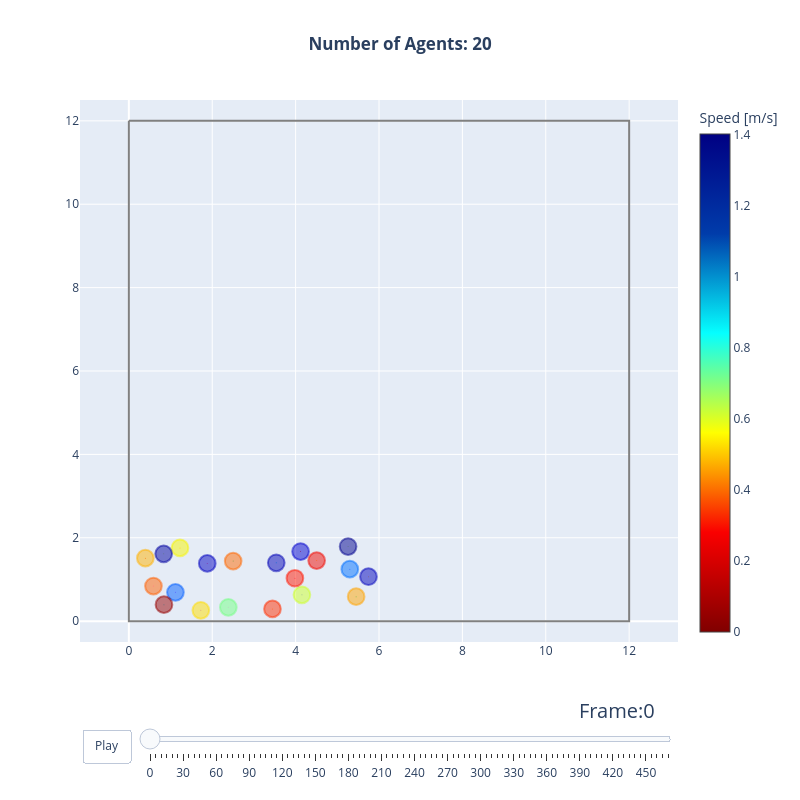

Source (notebook cell):
### Code cell
from jupedsim.internal.notebook_utils import animate, read_sqlite_file

trajectory_data, walkable_area = read_sqlite_file(trajectory_file)
animate(trajectory_data, walkable_area, every_nth_frame=5)

### Figure 1 — Plotly figure (JSON) as saved in the notebook; plotly's stock layout.template omitted (floating-point values rounded to 4 significant figures)
{"data": [{"hoverinfo": "name", "line": {"color": "grey"}, "mode": "lines", "name": "Exterior", "showlegend": false, "type": "scatter", "x": [0.0, 0.0, 12.0, 12.0, 0.0], "y": [12.0, 0.0, 0.0, 12.0, 12.0]}, {"hoverinfo": "none", "marker": {"cmax": 1.401, "cmin": 0, "color": [0.3196, 1.108, 0.5198, 0.07874, 1.323, 1.38, 0.3108, 1.328, 0.5919, 1.306, 0.406, 0.4896, 0.2329, 1.336, 0.2047, 1.362, 0.7358, 0.1839, 1.083, 0.424], "colorbar": {"title": {"text": "Speed [m/s]"}}, "colorscale": [[0, "rgb(128,0,0)"], [0.2, "rgb(250,0,0)"], [0.4, "rgb(255,255,0)"], [0.6, "rgb(5,255,255)"], [0.8, "rgb(0,60,170)"], [1, "rgb(0,0,131)"]], "size": [0.4, 0.4, 0.4, 0.4, 0.4, 0.4, 0.4, 0.4, 0.4, 0.4, 0.4, 0.4, 0.4, 0.4, 0.4, 0.4, 0.4, 0.4, 0.4, 0.4]}, "mode": "markers", "showlegend": false, "text": [0.3196, 1.108, 0.5198, 0.07874, 1.323, 1.38, 0.3108, 1.328, 0.5919, 1.306, 0.406, 0.4896, 0.2329, 1.336, 0.2047, 1.362, 0.7358, 0.1839, 1.083, 0.424], "type": "scatter", "x": [2.502, 1.118, 1.227, 0.8423, 1.881, 5.258, 0.5901, 5.747, 4.151, 4.119, 5.452, 1.727, 3.445, 3.536, 3.983, 0.8357, 2.386, 4.505, 5.3, 0.396], "y": [1.441, 0.6911, 1.756, 0.3962, 1.385, 1.789, 0.8422, 1.066, 0.631, 1.669, 0.5872, 0.2601, 0.2935, 1.4, 1.03, 1.615, 0.3307, 1.452, 1.247, 1.511]}, {"hoverinfo": "text", "marker": {"opacity": 1, "size": 1}, "mode": "markers", "showlegend": false, "text": ["ID: 121, Pos(2.50,1.44)"], "type": "scatter", "x": [2.502], "y": [1.441]}, {"hoverinfo": "text", "marker": {"opacity": 1, "size": 1}, "mode": "markers", "showlegend": false, "text": ["ID: 122, Pos(1.12,0.69)"], "type": "scatter", "x": [1.118], "y": [0.6911]}, {"hoverinfo": "text", "marker": {"opacity": 1, "size": 1}, "mode": "markers", "showlegend": false, "text": ["ID: 123, Pos(1.23,1.76)"], "type": "scatter", "x": [1.227], "y": [1.756]}, {"hoverinfo": "text", "marker": {"opacity": 1, "size": 1}, "mode": "markers", "showlegend": false, "text": ["ID: 124, Pos(0.84,0.40)"], "type": "scatter", "x": [0.8423], "y": [0.3962]}, {"hoverinfo": "text", "marker": {"opacity": 1, "size": 1}, "mode": "markers", "showlegend": false, "text": ["ID: 125, Pos(1.88,1.38)"], "type": "scatter", "x": [1.881], "y": [1.385]}, {"hoverinfo": "text", "marker": {"opacity": 1, "size": 1}, "mode": "markers", "showlegend": false, "text": ["ID: 126, Pos(5.26,1.79)"], "type": "scatter", "x": [5.258], "y": [1.789]}, {"hoverinfo": "text", "marker": {"opacity": 1, "size": 1}, "mode": "markers", "showlegend": false, "text": ["ID: 127, Pos(0.59,0.84)"], "type": "scatter", "x": [0.5901], "y": [0.8422]}, {"hoverinfo": "text", "marker": {"opacity": 1, "size": 1}, "mode": "markers", "showlegend": false, "text": ["ID: 128, Pos(5.75,1.07)"], "type": "scatter", "x": [5.747], "y": [1.066]}, {"hoverinfo": "text", "marker": {"opacity": 1, "size": 1}, "mode": "markers", "showlegend": false, "text": ["ID: 129, Pos(4.15,0.63)"], "type": "scatter", "x": [4.151], "y": [0.631]}, {"hoverinfo": "text", "marker": {"opacity": 1, "size": 1}, "mode": "markers", "showlegend": false, "text": ["ID: 130, Pos(4.12,1.67)"], "type": "scatter", "x": [4.119], "y": [1.669]}, {"hoverinfo": "text", "marker": {"opacity": 1, "size": 1}, "mode": "markers", "showlegend": false, "text": ["ID: 131, Pos(5.45,0.59)"], "type": "scatter", "x": [5.452], "y": [0.5872]}, {"hoverinfo": "text", "marker": {"opacity": 1, "size": 1}, "mode": "markers", "showlegend": false, "text": ["ID: 132, Pos(1.73,0.26)"], "type": "scatter", "x": [1.727], "y": [0.2601]}, {"hoverinfo": "text", "marker": {"opacity": 1, "size": 1}, "mode": "markers", "showlegend": false, "text": ["ID: 133, Pos(3.44,0.29)"], "type": "scatter", "x": [3.445], "y": [0.2935]}, {"hoverinfo": "text", "marker": {"opacity": 1, "size": 1}, "mode": "markers", "showlegend": false, "text": ["ID: 134, Pos(3.54,1.40)"], "type": "scatter", "x": [3.536], "y": [1.4]}, {"hoverinfo": "text", "marker": {"opacity": 1, "size": 1}, "mode": "markers", "showlegend": false, "text": ["ID: 135, Pos(3.98,1.03)"], "type": "scatter", "x": [3.983], "y": [1.03]}, {"hoverinfo": "text", "marker": {"opacity": 1, "size": 1}, "mode": "markers", "showlegend": false, "text": ["ID: 136, Pos(0.84,1.61)"], "type": "scatter", "x": [0.8357], "y": [1.615]}, {"hoverinfo": "text", "marker": {"opacity": 1, "size": 1}, "mode": "markers", "showlegend": false, "text": ["ID: 137, Pos(2.39,0.33)"], "type": "scatter", "x": [2.386], "y": [0.3307]}, {"hoverinfo": "text", "marker": {"opacity": 1, "size": 1}, "mode": "markers", "showlegend": false, "text": ["ID: 138, Pos(4.50,1.45)"], "type": "scatter", "x": [4.505], "y": [1.452]}, {"hoverinfo": "text", "marker": {"opacity": 1, "size": 1}, "mode": "markers", "showlegend": false, "text": ["ID: 139, Pos(5.30,1.25)"], "type": "scatter", "x": [5.3], "y": [1.247]}, {"hoverinfo": "text", "marker": {"opacity": 1, "size": 1}, "mode": "markers", "showlegend": false, "text": ["ID: 140, Pos(0.40,1.51)"], "type": "scatter", "x": [0.396], "y": [1.511]}], "layout": {"autosize": false, "height": 800, "shapes": [{"fillcolor": "rgba(255, 104, 0, 0.5)", "line": {"color": "rgba(255, 104, 0, 0.5)"}, "type": "circle", "x0": 2.302, "x1": 2.702, "xref": "x", "y0": 1.241, "y1": 1.641, "yref": "y"}, {"fillcolor": "rgba(0, 93, 255, 0.5)", "line": {"color": "rgba(0, 93, 255, 0.5)"}, "type": "circle", "x0": 0.9176, "x1": 1.318, "xref": "x", "y0": 0.4911, "y1": 0.8911, "yref": "y"}, {"fillcolor": "rgba(248, 245, 0, 0.5)", "line": {"color": "rgba(248, 245, 0, 0.5)"}, "type": "circle", "x0": 1.027, "x1": 1.427, "xref": "x", "y0": 1.556, "y1": 1.956, "yref": "y"}, {"fillcolor": "rgba(150, 0, 0, 0.5)", "line": {"color": "rgba(150, 0, 0, 0.5)"}, "type": "circle", "x0": 0.6423, "x1": 1.042, "xref": "x", "y0": 0.1962, "y1": 0.5962, "yref": "y"}, {"fillcolor": "rgba(0, 0, 191, 0.5)", "line": {"color": "rgba(0, 0, 191, 0.5)"}, "type": "circle", "x0": 1.681, "x1": 2.081, "xref": "x", "y0": 1.185, "y1": 1.585, "yref": "y"}, {"fillcolor": "rgba(0, 0, 141, 0.5)", "line": {"color": "rgba(0, 0, 141, 0.5)"}, "type": "circle", "x0": 5.058, "x1": 5.458, "xref": "x", "y0": 1.589, "y1": 1.989, "yref": "y"}, {"fillcolor": "rgba(255, 96, 0, 0.5)", "line": {"color": "rgba(255, 96, 0, 0.5)"}, "type": "circle", "x0": 0.3901, "x1": 0.7901, "xref": "x", "y0": 0.6422, "y1": 1.042, "yref": "y"}, {"fillcolor": "rgba(0, 0, 187, 0.5)", "line": {"color": "rgba(0, 0, 187, 0.5)"}, "type": "circle", "x0": 5.547, "x1": 5.947, "xref": "x", "y0": 0.8663, "y1": 1.266, "yref": "y"}, {"fillcolor": "rgba(206, 255, 41, 0.5)", "line": {"color": "rgba(206, 255, 41, 0.5)"}, "type": "circle", "x0": 3.951, "x1": 4.351, "xref": "x", "y0": 0.431, "y1": 0.831, "yref": "y"}, {"fillcolor": "rgba(0, 0, 205, 0.5)", "line": {"color": "rgba(0, 0, 205, 0.5)"}, "type": "circle", "x0": 3.919, "x1": 4.319, "xref": "x", "y0": 1.469, "y1": 1.869, "yref": "y"}, {"fillcolor": "rgba(255, 163, 0, 0.5)", "line": {"color": "rgba(255, 163, 0, 0.5)"}, "type": "circle", "x0": 5.252, "x1": 5.652, "xref": "x", "y0": 0.3872, "y1": 0.7872, "yref": "y"}, {"fillcolor": "rgba(255, 222, 0, 0.5)", "line": {"color": "rgba(255, 222, 0, 0.5)"}, "type": "circle", "x0": 1.527, "x1": 1.927, "xref": "x", "y0": 0.06006, "y1": 0.4601, "yref": "y"}, {"fillcolor": "rgba(255, 45, 0, 0.5)", "line": {"color": "rgba(255, 45, 0, 0.5)"}, "type": "circle", "x0": 3.245, "x1": 3.645, "xref": "x", "y0": 0.09346, "y1": 0.4935, "yref": "y"}, {"fillcolor": "rgba(0, 0, 182, 0.5)", "line": {"color": "rgba(0, 0, 182, 0.5)"}, "type": "circle", "x0": 3.336, "x1": 3.736, "xref": "x", "y0": 1.2, "y1": 1.6, "yref": "y"}, {"fillcolor": "rgba(255, 22, 0, 0.5)", "line": {"color": "rgba(255, 22, 0, 0.5)"}, "type": "circle", "x0": 3.783, "x1": 4.183, "xref": "x", "y0": 0.8298, "y1": 1.23, "yref": "y"}, {"fillcolor": "rgba(0, 0, 159, 0.5)", "line": {"color": "rgba(0, 0, 159, 0.5)"}, "type": "circle", "x0": 0.6357, "x1": 1.036, "xref": "x", "y0": 1.415, "y1": 1.815, "yref": "y"}, {"fillcolor": "rgba(115, 255, 131, 0.5)", "line": {"color": "rgba(115, 255, 131, 0.5)"}, "type": "circle", "x0": 2.186, "x1": 2.586, "xref": "x", "y0": 0.1307, "y1": 0.5307, "yref": "y"}, {"fillcolor": "rgba(241, 8, 0, 0.5)", "line": {"color": "rgba(241, 8, 0, 0.5)"}, "type": "circle", "x0": 4.305, "x1": 4.705, "xref": "x", "y0": 1.252, "y1": 1.652, "yref": "y"}, {"fillcolor": "rgba(0, 112, 255, 0.5)", "line": {"color": "rgba(0, 112, 255, 0.5)"}, "type": "circle", "x0": 5.1, "x1": 5.5, "xref": "x", "y0": 1.047, "y1": 1.447, "yref": "y"}, {"fillcolor": "rgba(255, 178, 0, 0.5)", "line": {"color": "rgba(255, 178, 0, 0.5)"}, "type": "circle", "x0": 0.196, "x1": 0.596, "xref": "x", "y0": 1.311, "y1": 1.711, "yref": "y"}, {"line": {"color": "black", "width": 3}, "type": "line", "x0": 2.502, "x1": 2.502, "y0": 1.441, "y1": 1.441}, {"line": {"color": "white", "width": 3}, "type": "line", "x0": 1.118, "x1": 1.118, "y0": 0.6911, "y1": 0.6911}, {"line": {"color": "black", "width": 3}, "type": "line", "x0": 1.227, "x1": 1.227, "y0": 1.756, "y1": 1.756}, {"line": {"color": "white", "width": 3}, "type": "line", "x0": 0.8423, "x1": 0.8423, "y0": 0.3962, "y1": 0.3962}, {"line": {"color": "white", "width": 3}, "type": "line", "x0": 1.881, "x1": 1.881, "y0": 1.385, "y1": 1.385}, {"line": {"color": "white", "width": 3}, "type": "line", "x0": 5.258, "x1": 5.258, "y0": 1.789, "y1": 1.789}, {"line": {"color": "black", "width": 3}, "type": "line", "x0": 0.5901, "x1": 0.5901, "y0": 0.8422, "y1": 0.8422}, {"line": {"color": "white", "width": 3}, "type": "line", "x0": 5.747, "x1": 5.747, "y0": 1.066, "y1": 1.066}, {"line": {"color": "black", "width": 3}, "type": "line", "x0": 4.151, "x1": 4.151, "y0": 0.631, "y1": 0.631}, {"line": {"color": "white", "width": 3}, "type": "line", "x0": 4.119, "x1": 4.119, "y0": 1.669, "y1": 1.669}, {"line": {"color": "black", "width": 3}, "type": "line", "x0": 5.452, "x1": 5.452, "y0": 0.5872, "y1": 0.5872}, {"line": {"color": "black", "width": 3}, "type": "line", "x0": 1.727, "x1": 1.727, "y0": 0.2601, "y1": 0.2601}, {"line": {"color": "white", "width": 3}, "type": "line", "x0": 3.445, "x1": 3.445, "y0": 0.2935, "y1": 0.2935}, {"line": {"color": "white", "width": 3}, "type": "line", "x0": 3.536, "x1": 3.536, "y0": 1.4, "y1": 1.4}, {"line": {"color": "white", "width": 3}, "type": "line", "x0": 3.983, "x1": 3.983, "y0": 1.03, "y1": 1.03}, {"line": {"color": "white", "width": 3}, "type": "line", "x0": 0.8357, "x1": 0.8357, "y0": 1.615, "y1": 1.615}, {"line": {"color": "black", "width": 3}, "type": "line", "x0": 2.386, "x1": 2.386, "y0": 0.3307, "y1": 0.3307}, {"line": {"color": "white", "width": 3}, "type": "line", "x0": 4.505, "x1": 4.505, "y0": 1.452, "y1": 1.452}, {"line": {"color": "white", "width": 3}, "type": "line", "x0": 5.3, "x1": 5.3, "y0": 1.247, "y1": 1.247}, {"line": {"color": "black", "width": 3}, "type": "line", "x0": 0.396, "x1": 0.396, "y0": 1.511, "y1": 1.511}], "sliders": [{"active": 0, "currentvalue": {"font": {"size": 20}, "prefix": "Frame:", "visible": true, "xanchor": "right"}, "len": 0.9, "pad": {"b": 10, "t": 50}, "steps": [{"args": [["0"], {"frame": {"duration": 100, "redraw": true}, "mode": "immediate", "transition": {"duration": 500}}], "label": "0", "method": "animate"}, {"args": [["5"], {"frame": {"duration": 100, "redraw": true}, "mode": "immediate", "transition": {"duration": 500}}], "label": "5", "method": "animate"}, {"args": [["10"], {"frame": {"duration": 100, "redraw": true}, "mode": "immediate", "transition": {"duration": 500}}], "label": "10", "method": "animate"}, {"args": [["15"], {"frame": {"duration": 100, "redraw": true}, "mode": "immediate", "transition": {"duration": 500}}], "label": "15", "method": "animate"}, {"args": [["20"], {"frame": {"duration": 100, "redraw": true}, "mode": "immediate", "transition": {"duration": 500}}], "label": "20", "method": "animate"}, {"args": [["25"], {"frame": {"duration": 100, "redraw": true}, "mode": "immediate", "transition": {"duration": 500}}], "label": "25", "method": "animate"}, {"args": [["30"], {"frame": {"duration": 100, "redraw": true}, "mode": "immediate", "transition": {"duration": 500}}], "label": "30", "method": "animate"}, {"args": [["35"], {"frame": {"duration": 100, "redraw": true}, "mode": "immediate", "transition": {"duration": 500}}], "label": "35", "method": "animate"}, {"args": [["40"], {"frame": {"duration": 100, "redraw": true}, "mode": "immediate", "transition": {"duration": 500}}], "label": "40", "method": "animate"}, {"args": [["45"], {"frame": {"duration": 100, "redraw": true}, "mode": "immediate", "transition": {"duration": 500}}], "label": "45", "method": "animate"}, {"args": [["50"], {"frame": {"duration": 100, "redraw": true}, "mode": "immediate", "transition": {"duration": 500}}], "label": "50", "method": "animate"}, {"args": [["55"], {"frame": {"duration": 100, "redraw": true}, "mode": "immediate", "transition": {"duration": 500}}], "label": "55", "method": "animate"}, {"args": [["60"], {"frame": {"duration": 100, "redraw": true}, "mode": "immediate", "transition": {"duration": 500}}], "label": "60", "method": "animate"}, {"args": [["65"], {"frame": {"duration": 100, "redraw": true}, "mode": "immediate", "transition": {"duration": 500}}], "label": "65", "method": "animate"}, {"args": [["70"], {"frame": {"duration": 100, "redraw": true}, "mode": "immediate", "transition": {"duration": 500}}], "label": "70", "method": "animate"}, {"args": [["75"], {"frame": {"duration": 100, "redraw": true}, "mode": "immediate", "transition": {"duration": 500}}], "label": "75", "method": "animate"}, {"args": [["80"], {"frame": {"duration": 100, "redraw": true}, "mode": "immediate", "transition": {"duration": 500}}], "label": "80", "method": "animate"}, {"args": [["85"], {"frame": {"duration": 100, "redraw": true}, "mode": "immediate", "transition": {"duration": 500}}], "label": "85", "method": "animate"}, {"args": [["90"], {"frame": {"duration": 100, "redraw": true}, "mode": "immediate", "transition": {"duration": 500}}], "label": "90", "method": "animate"}, {"args": [["95"], {"frame": {"duration": 100, "redraw": true}, "mode": "immediate", "transition": {"duration": 500}}], "label": "95", "method": "animate"}, {"args": [["100"], {"frame": {"duration": 100, "redraw": true}, "mode": "immediate", "transition": {"duration": 500}}], "label": "100", "method": "animate"}, {"args": [["105"], {"frame": {"duration": 100, "redraw": true}, "mode": "immediate", "transition": {"duration": 500}}], "label": "105", "method": "animate"}, {"args": [["110"], {"frame": {"duration": 100, "redraw": true}, "mode": "immediate", "transition": {"duration": 500}}], "label": "110", "method": "animate"}, {"args": [["115"], {"frame": {"duration": 100, "redraw": true}, "mode": "immediate", "transition": {"duration": 500}}], "label": "115", "method": "animate"}, {"args": [["120"], {"frame": {"duration": 100, "redraw": true}, "mode": "immediate", "transition": {"duration": 500}}], "label": "120", "method": "animate"}, {"args": [["125"], {"frame": {"duration": 100, "redraw": true}, "mode": "immediate", "transition": {"duration": 500}}], "label": "125", "method": "animate"}, {"args": [["130"], {"frame": {"duration": 100, "redraw": true}, "mode": "immediate", "transition": {"duration": 500}}], "label": "130", "method": "animate"}, {"args": [["135"], {"frame": {"duration": 100, "redraw": true}, "mode": "immediate", "transition": {"duration": 500}}], "label": "135", "method": "animate"}, {"args": [["140"], {"frame": {"duration": 100, "redraw": true}, "mode": "immediate", "transition": {"duration": 500}}], "label": "140", "method": "animate"}, {"args": [["145"], {"frame": {"duration": 100, "redraw": true}, "mode": "immediate", "transition": {"duration": 500}}], "label": "145", "method": "animate"}, {"args": [["150"], {"frame": {"duration": 100, "redraw": true}, "mode": "immediate", "transition": {"duration": 500}}], "label": "150", "method": "animate"}, {"args": [["155"], {"frame": {"duration": 100, "redraw": true}, "mode": "immediate", "transition": {"duration": 500}}], "label": "155", "method": "animate"}, {"args": [["160"], {"frame": {"duration": 100, "redraw": true}, "mode": "immediate", "transition": {"duration": 500}}], "label": "160", "method": "animate"}, {"args": [["165"], {"frame": {"duration": 100, "redraw": true}, "mode": "immediate", "transition": {"duration": 500}}], "label": "165", "method": "animate"}, {"args": [["170"], {"frame": {"duration": 100, "redraw": true}, "mode": "immediate", "transition": {"duration": 500}}], "label": "170", "method": "animate"}, {"args": [["175"], {"frame": {"duration": 100, "redraw": true}, "mode": "immediate", "transition": {"duration": 500}}], "label": "175", "method": "animate"}, {"args": [["180"], {"frame": {"duration": 100, "redraw": true}, "mode": "immediate", "transition": {"duration": 500}}], "label": "180", "method": "animate"}, {"args": [["185"], {"frame": {"duration": 100, "redraw": true}, "mode": "immediate", "transition": {"duration": 500}}], "label": "185", "method": "animate"}, {"args": [["190"], {"frame": {"duration": 100, "redraw": true}, "mode": "immediate", "transition": {"duration": 500}}], "label": "190", "method": "animate"}, {"args": [["195"], {"frame": {"duration": 100, "redraw": true}, "mode": "immediate", "transition": {"duration": 500}}], "label": "195", "method": "animate"}, {"args": [["200"], {"frame": {"duration": 100, "redraw": true}, "mode": "immediate", "transition": {"duration": 500}}], "label": "200", "method": "animate"}, {"args": [["205"], {"frame": {"duration": 100, "redraw": true}, "mode": "immediate", "transition": {"duration": 500}}], "label": "205", "method": "animate"}, {"args": [["210"], {"frame": {"duration": 100, "redraw": true}, "mode": "immediate", "transition": {"duration": 500}}], "label": "210", "method": "animate"}, {"args": [["215"], {"frame": {"duration": 100, "redraw": true}, "mode": "immediate", "transition": {"duration": 500}}], "label": "215", "method": "animate"}, {"args": [["220"], {"frame": {"duration": 100, "redraw": true}, "mode": "immediate", "transition": {"duration": 500}}], "label": "220", "method": "animate"}, {"args": [["225"], {"frame": {"duration": 100, "redraw": true}, "mode": "immediate", "transition": {"duration": 500}}], "label": "225", "method": "animate"}, {"args": [["230"], {"frame": {"duration": 100, "redraw": true}, "mode": "immediate", "transition": {"duration": 500}}], "label": "230", "method": "animate"}, {"args": [["235"], {"frame": {"duration": 100, "redraw": true}, "mode": "immediate", "transition": {"duration": 500}}], "label": "235", "method": "animate"}, {"args": [["240"], {"frame": {"duration": 100, "redraw": true}, "mode": "immediate", "transition": {"duration": 500}}], "label": "240", "method": "animate"}, {"args": [["245"], {"frame": {"duration": 100, "redraw": true}, "mode": "immediate", "transition": {"duration": 500}}], "label": "245", "method": "animate"}, {"args": [["250"], {"frame": {"duration": 100, "redraw": true}, "mode": "immediate", "transition": {"duration": 500}}], "label": "250", "method": "animate"}, {"args": [["255"], {"frame": {"duration": 100, "redraw": true}, "mode": "immediate", "transition": {"duration": 500}}], "label": "255", "method": "animate"}, {"args": [["260"], {"frame": {"duration": 100, "redraw": true}, "mode": "immediate", "transition": {"duration": 500}}], "label": "260", "method": "animate"}, {"args": [["265"], {"frame": {"duration": 100, "redraw": true}, "mode": "immediate", "transition": {"duration": 500}}], "label": "265", "method": "animate"}, {"args": [["270"], {"frame": {"duration": 100, "redraw": true}, "mode": "immediate", "transition": {"duration": 500}}], "label": "270", "method": "animate"}, {"args": [["275"], {"frame": {"duration": 100, "redraw": true}, "mode": "immediate", "transition": {"duration": 500}}], "label": "275", "method": "animate"}, {"args": [["280"], {"frame": {"duration": 100, "redraw": true}, "mode": "immediate", "transition": {"duration": 500}}], "label": "280", "method": "animate"}, {"args": [["285"], {"frame": {"duration": 100, "redraw": true}, "mode": "immediate", "transition": {"duration": 500}}], "label": "285", "method": "animate"}, {"args": [["290"], {"frame": {"duration": 100, "redraw": true}, "mode": "immediate", "transition": {"duration": 500}}], "label": "290", "method": "animate"}, {"args": [["295"], {"frame": {"duration": 100, "redraw": true}, "mode": "immediate", "transition": {"duration": 500}}], "label": "295", "method": "animate"}, {"args": [["300"], {"frame": {"duration": 100, "redraw": true}, "mode": "immediate", "transition": {"duration": 500}}], "label": "300", "method": "animate"}, {"args": [["305"], {"frame": {"duration": 100, "redraw": true}, "mode": "immediate", "transition": {"duration": 500}}], "label": "305", "method": "animate"}, {"args": [["310"], {"frame": {"duration": 100, "redraw": true}, "mode": "immediate", "transition": {"duration": 500}}], "label": "310", "method": "animate"}, {"args": [["315"], {"frame": {"duration": 100, "redraw": true}, "mode": "immediate", "transition": {"duration": 500}}], "label": "315", "method": "animate"}, {"args": [["320"], {"frame": {"duration": 100, "redraw": true}, "mode": "immediate", "transition": {"duration": 500}}], "label": "320", "method": "animate"}, {"args": [["325"], {"frame": {"duration": 100, "redraw": true}, "mode": "immediate", "transition": {"duration": 500}}], "label": "325", "method": "animate"}, {"args": [["330"], {"frame": {"duration": 100, "redraw": true}, "mode": "immediate", "transition": {"duration": 500}}], "label": "330", "method": "animate"}, {"args": [["335"], {"frame": {"duration": 100, "redraw": true}, "mode": "immediate", "transition": {"duration": 500}}], "label": "335", "method": "animate"}, {"args": [["340"], {"frame": {"duration": 100, "redraw": true}, "mode": "immediate", "transition": {"duration": 500}}], "label": "340", "method": "animate"}, {"args": [["345"], {"frame": {"duration": 100, "redraw": true}, "mode": "immediate", "transition": {"duration": 500}}], "label": "345", "method": "animate"}, {"args": [["350"], {"frame": {"duration": 100, "redraw": true}, "mode": "immediate", "transition": {"duration": 500}}], "label": "350", "method": "animate"}, {"args": [["355"], {"frame": {"duration": 100, "redraw": true}, "mode": "immediate", "transition": {"duration": 500}}], "label": "355", "method": "animate"}, {"args": [["360"], {"frame": {"duration": 100, "redraw": true}, "mode": "immediate", "transition": {"duration": 500}}], "label": "360", "method": "animate"}, {"args": [["365"], {"frame": {"duration": 100, "redraw": true}, "mode": "immediate", "transition": {"duration": 500}}], "label": "365", "method": "animate"}, {"args": [["370"], {"frame": {"duration": 100, "redraw": true}, "mode": "immediate", "transition": {"duration": 500}}], "label": "370", "method": "animate"}, {"args": [["375"], {"frame": {"duration": 100, "redraw": true}, "mode": "immediate", "transition": {"duration": 500}}], "label": "375", "method": "animate"}, {"args": [["380"], {"frame": {"duration": 100, "redraw": true}, "mode": "immediate", "transition": {"duration": 500}}], "label": "380", "method": "animate"}, {"args": [["385"], {"frame": {"duration": 100, "redraw": true}, "mode": "immediate", "transition": {"duration": 500}}], "label": "385", "method": "animate"}, {"args": [["390"], {"frame": {"duration": 100, "redraw": true}, "mode": "immediate", "transition": {"duration": 500}}], "label": "390", "method": "animate"}, {"args": [["395"], {"frame": {"duration": 100, "redraw": true}, "mode": "immediate", "transition": {"duration": 500}}], "label": "395", "method": "animate"}, {"args": [["400"], {"frame": {"duration": 100, "redraw": true}, "mode": "immediate", "transition": {"duration": 500}}], "label": "400", "method": "animate"}, {"args": [["405"], {"frame": {"duration": 100, "redraw": true}, "mode": "immediate", "transition": {"duration": 500}}], "label": "405", "method": "animate"}, {"args": [["410"], {"frame": {"duration": 100, "redraw": true}, "mode": "immediate", "transition": {"duration": 500}}], "label": "410", "method": "animate"}, {"args": [["415"], {"frame": {"duration": 100, "redraw": true}, "mode": "immediate", "transition": {"duration": 500}}], "label": "415", "method": "animate"}, {"args": [["420"], {"frame": {"duration": 100, "redraw": true}, "mode": "immediate", "transition": {"duration": 500}}], "label": "420", "method": "animate"}, {"args": [["425"], {"frame": {"duration": 100, "redraw": true}, "mode": "immediate", "transition": {"duration": 500}}], "label": "425", "method": "animate"}, {"args": [["430"], {"frame": {"duration": 100, "redraw": true}, "mode": "immediate", "transition": {"duration": 500}}], "label": "430", "method": "animate"}, {"args": [["435"], {"frame": {"duration": 100, "redraw": true}, "mode": "immediate", "transition": {"duration": 500}}], "label": "435", "method": "animate"}, {"args": [["440"], {"frame": {"duration": 100, "redraw": true}, "mode": "immediate", "transition": {"duration": 500}}], "label": "440", "method": "animate"}, {"args": [["445"], {"frame": {"duration": 100, "redraw": true}, "mode": "immediate", "transition": {"duration": 500}}], "label": "445", "method": "animate"}, {"args": [["450"], {"frame": {"duration": 100, "redraw": true}, "mode": "immediate", "transition": {"duration": 500}}], "label": "450", "method": "animate"}, {"args": [["455"], {"frame": {"duration": 100, "redraw": true}, "mode": "immediate", "transition": {"duration": 500}}], "label": "455", "method": "animate"}, {"args": [["460"], {"frame": {"duration": 100, "redraw": true}, "mode": "immediate", "transition": {"duration": 500}}], "label": "460", "method": "animate"}, {"args": [["465"], {"frame": {"duration": 100, "redraw": true}, "mode": "immediate", "transition": {"duration": 500}}], "label": "465", "method": "animate"}, {"args": [["470"], {"frame": {"duration": 100, "redraw": true}, "mode": "immediate", "transition": {"duration": 500}}], "label": "470", "method": "animate"}], "transition": {"duration": 100, "easing": "cubic-in-out"}, "x": 0.1, "xanchor": "left", "y": 0, "yanchor": "top"}], "title": {"text": "<b>Number of Agents: 20</b>", "x": 0.5}, "updatemenus": [{"buttons": [{"args": [null, {"frame": {"duration": 100, "redraw": true}, "fromcurrent": true}], "label": "Play", "method": "animate"}], "direction": "left", "pad": {"r": 10, "t": 87}, "showactive": false, "type": "buttons", "x": 0.1, "xanchor": "right", "y": 0, "yanchor": "top"}], "width": 800, "xaxis": {"range": [-0.5, 12.5]}, "yaxis": {"range": [-0.5, 12.5], "scaleanchor": "x", "scaleratio": 1}}}
